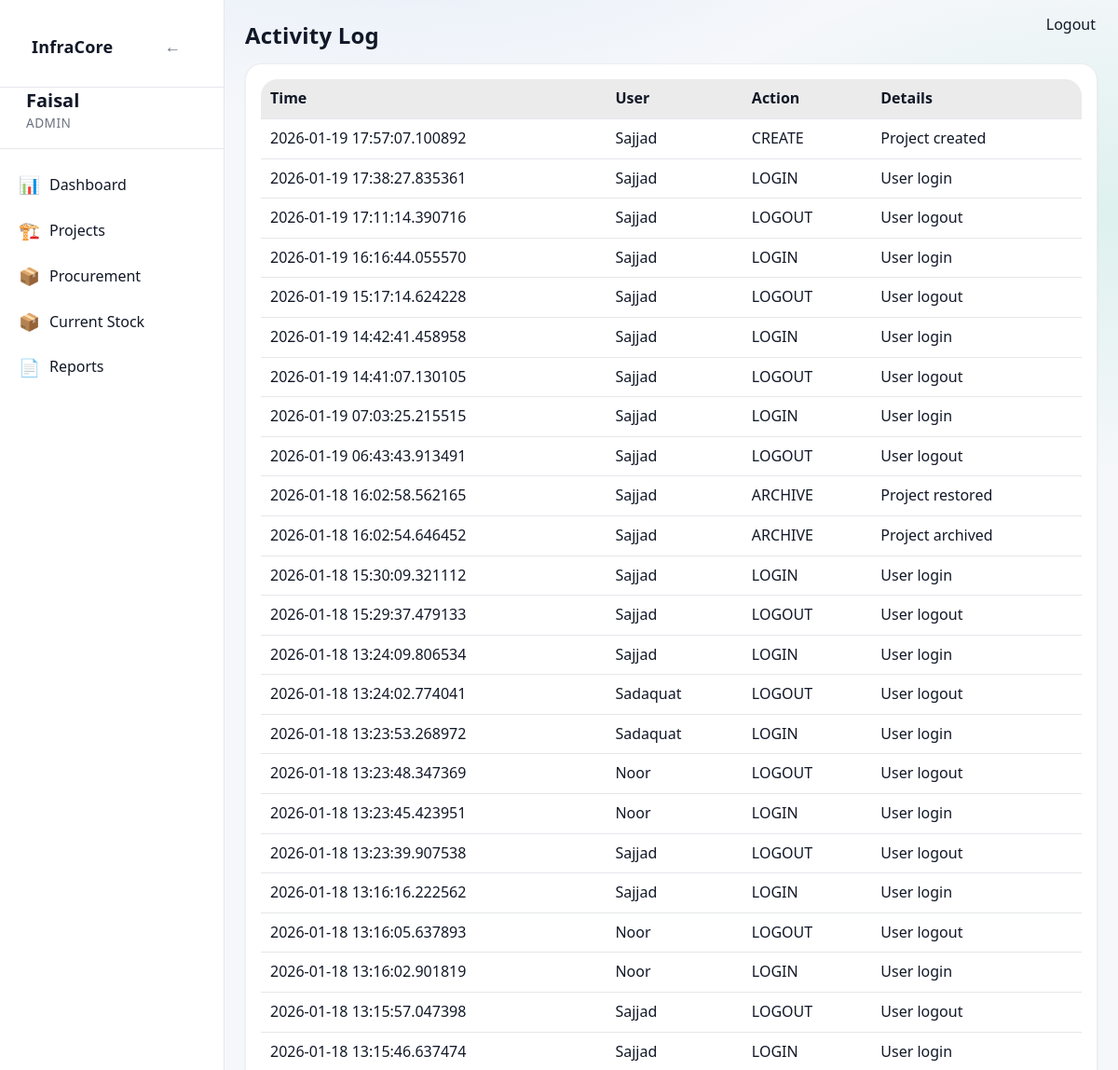
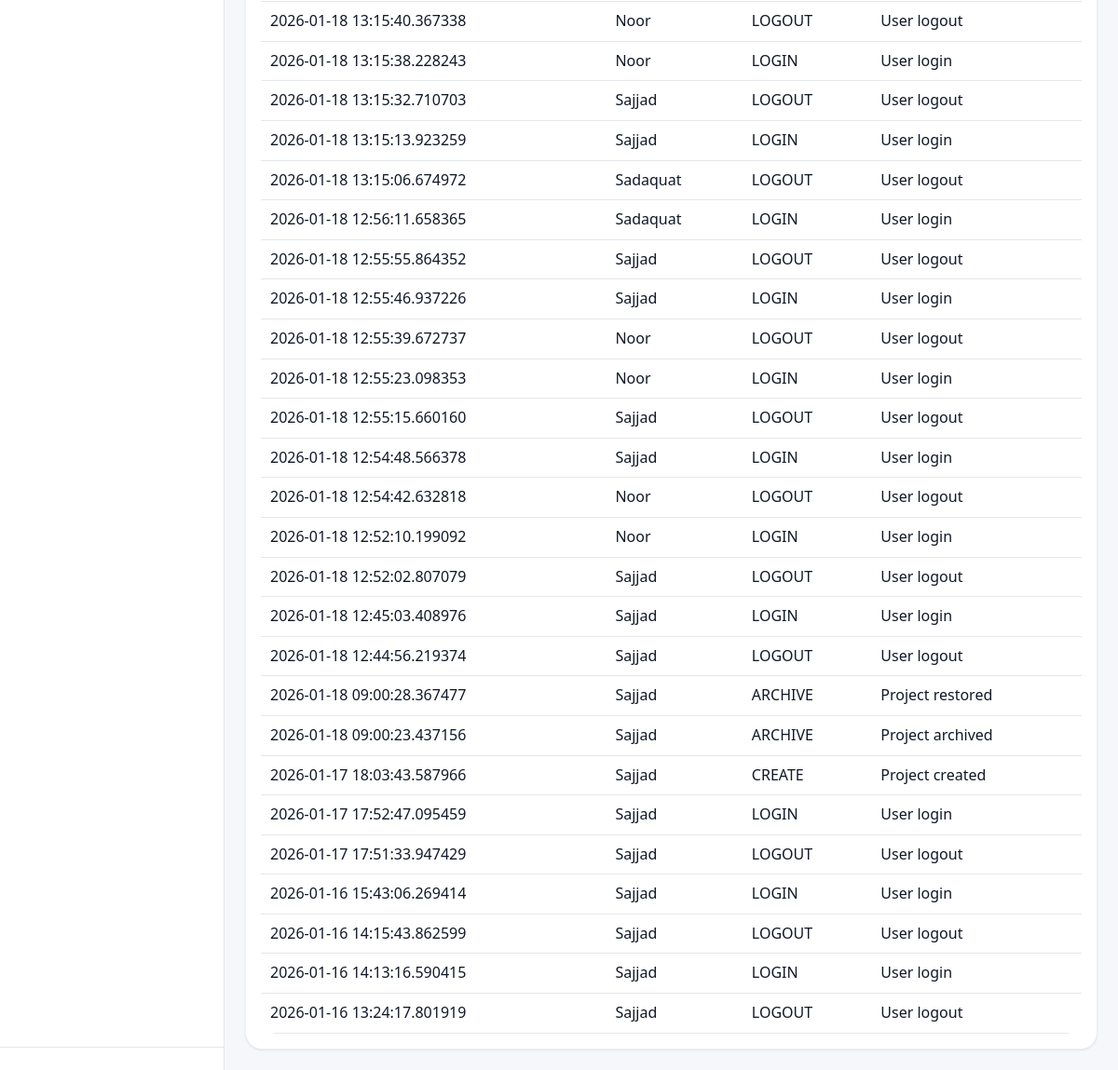
The app's page /activity (signed in), older data (2 pictures, top to bottom).
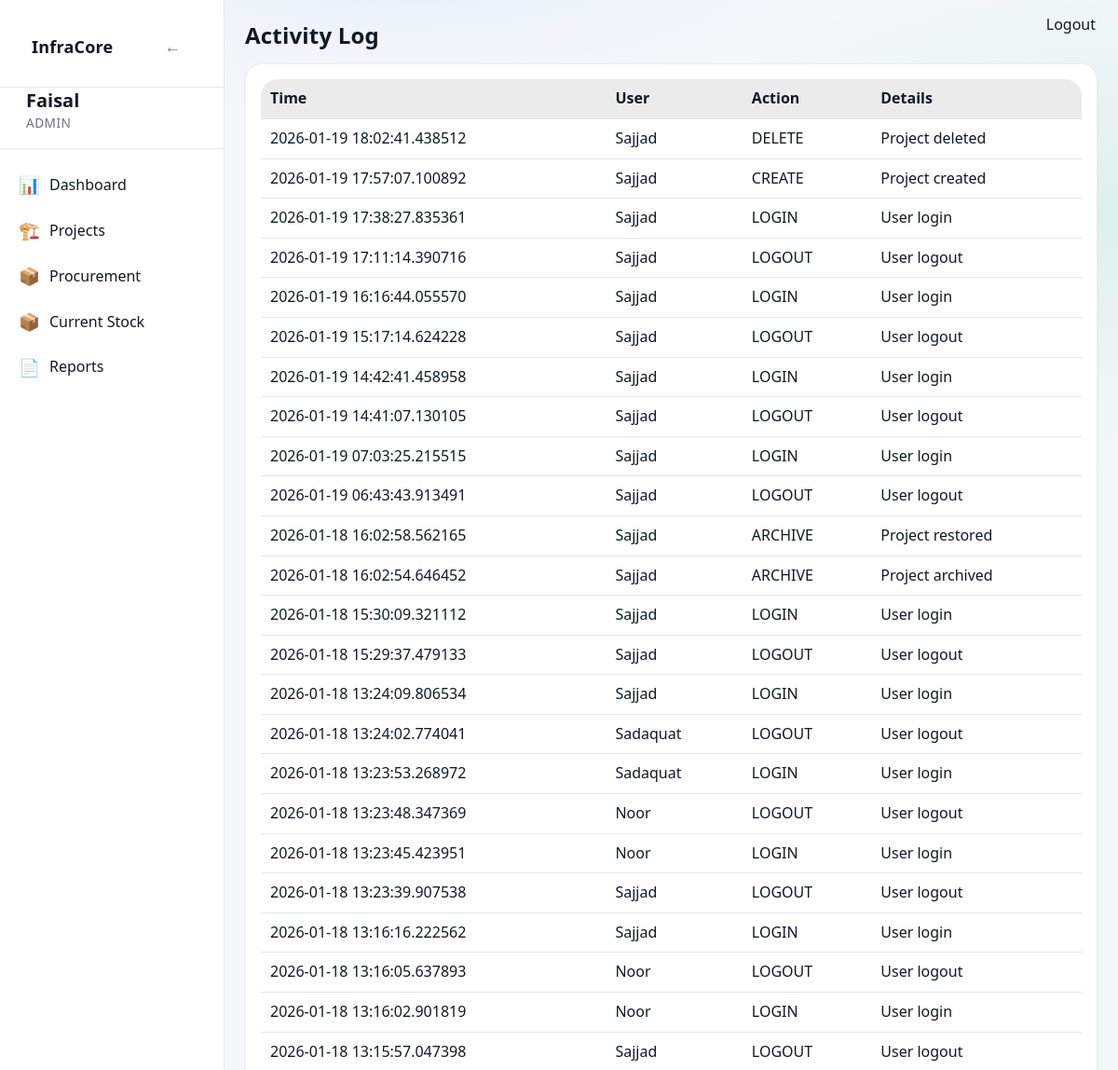
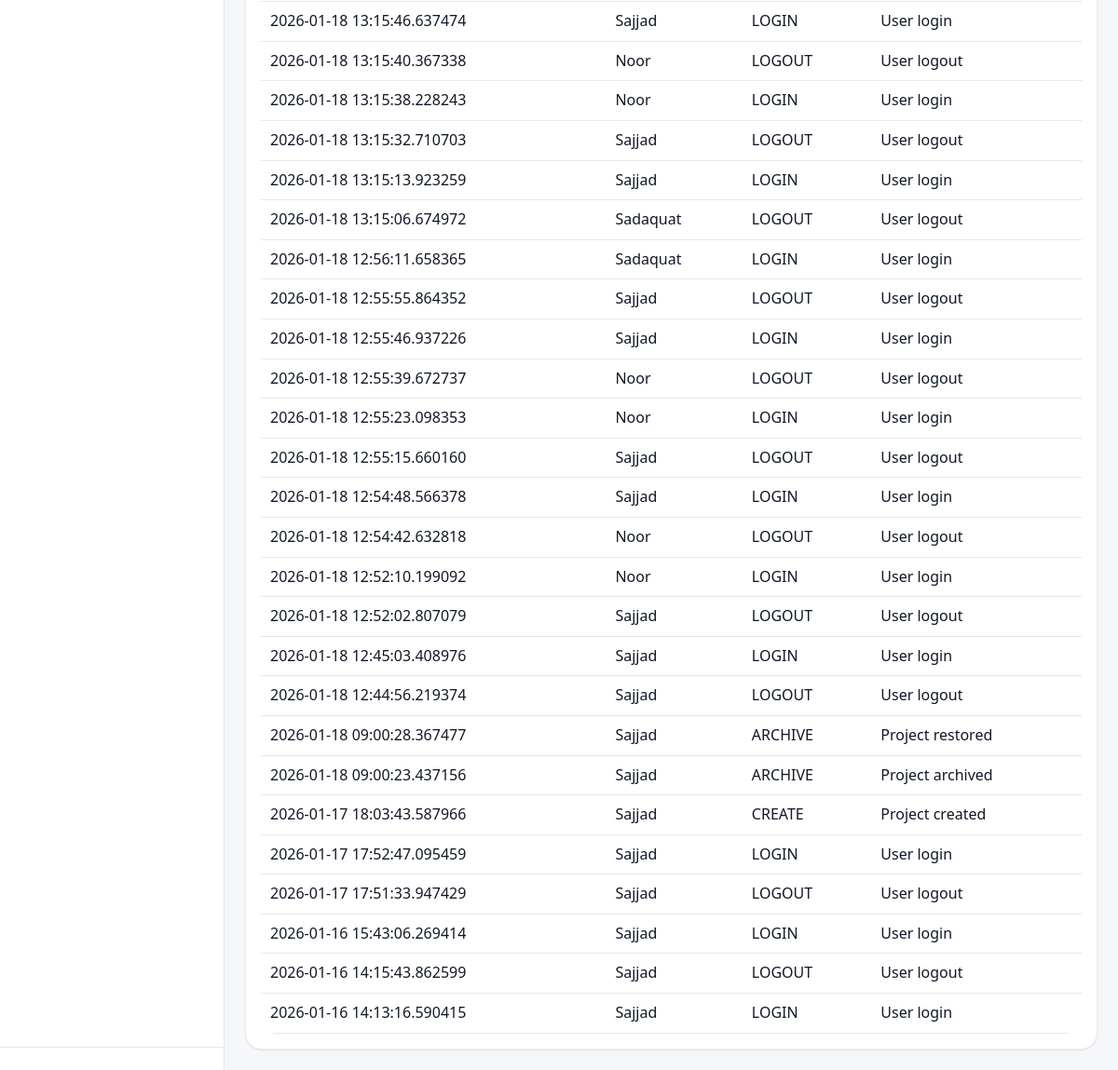
The same page, newer data (2 pictures, top to bottom).
### app/models/activity_log.py (models this page shows)
class ActivityLog(Base):
    __tablename__ = "activity_logs"
    __table_args__ = (
        Index("ix_activity_logs_created_at", "created_at"),
        Index("ix_activity_logs_user_id", "user_id"),
    )
    id = Column(Integer, primary_key=True, index=True)
    user_id = Column(Integer, ForeignKey("users.id"), nullable=True)
    username = Column(String(150), nullable=False)
    role = Column(String(50), nullable=True)
    action = Column(String(20), nullable=False)  # CREATE, UPDATE, DELETE, ARCHIVE, LOGIN, LOGOUT
    entity_type = Column(String(50), nullable=True)  # Project, Activity, Material, User, Execution
    entity_id = Column(Integer, nullable=True)
    description = Column(Text, nullable=True)
    old_value = Column(Text, nullable=True)  # JSON string
    new_value = Column(Text, nullable=True)  # JSON string
    ip_address = Column(String(64), nullable=True)
    created_at = Column(DateTime, default=datetime.utcnow, nullable=False)
    details = Column(String, nullable=True)
    timestamp = Column(DateTime, default=datetime.utcnow)

### app/routes/activity.py (the view)
@router.get("/activity", response_class=HTMLResponse)
def activity_page(request: Request, db: Session = Depends(get_db)):
    user = request.session.get("user")
    if user is None or user["role"] != "admin":
        return RedirectResponse("/dashboard", status_code=302)
    logs = get_recent_activities(db)
    return templates.TemplateResponse(
        "activity.html",
        {
            "request": request,
            "user": user,
            "logs": logs,
        }
    )

### app/templates/activity.html
{% extends "base.html" %}
{% block content %}
<h1 class="page-title">Activity Log</h1>
<div class="card">
    <table class="table">
        <thead>
            <tr>
                <th>Time</th>
                <th>User</th>
                <th>Action</th>
                <th>Details</th>
            </tr>
        </thead>
        <tbody>
            {% for log in logs %}
            <tr>
                <td>{{ log.timestamp }}</td>
                <td>{{ log.username }}</td>
                <td>{{ log.action }}</td>
                <td>{{ log.details }}</td>
            </tr>
            {% else %}
            <tr>
                <td colspan="4">No activity recorded</td>
            </tr>
            {% endfor %}
        </tbody>
    </table>
</div>
{% endblock %}

Row changes from the older to the newer data that the page shows:
no longer on this page (row unchanged): ActivityLog: timestamp "2026-01-16 13:24:17.801919", username "Sajjad", action "LOGOUT", details "User logout"
added ActivityLog: timestamp "2026-01-19 18:02:41.438512", username "Sajjad", action "DELETE", details "Project deleted"
